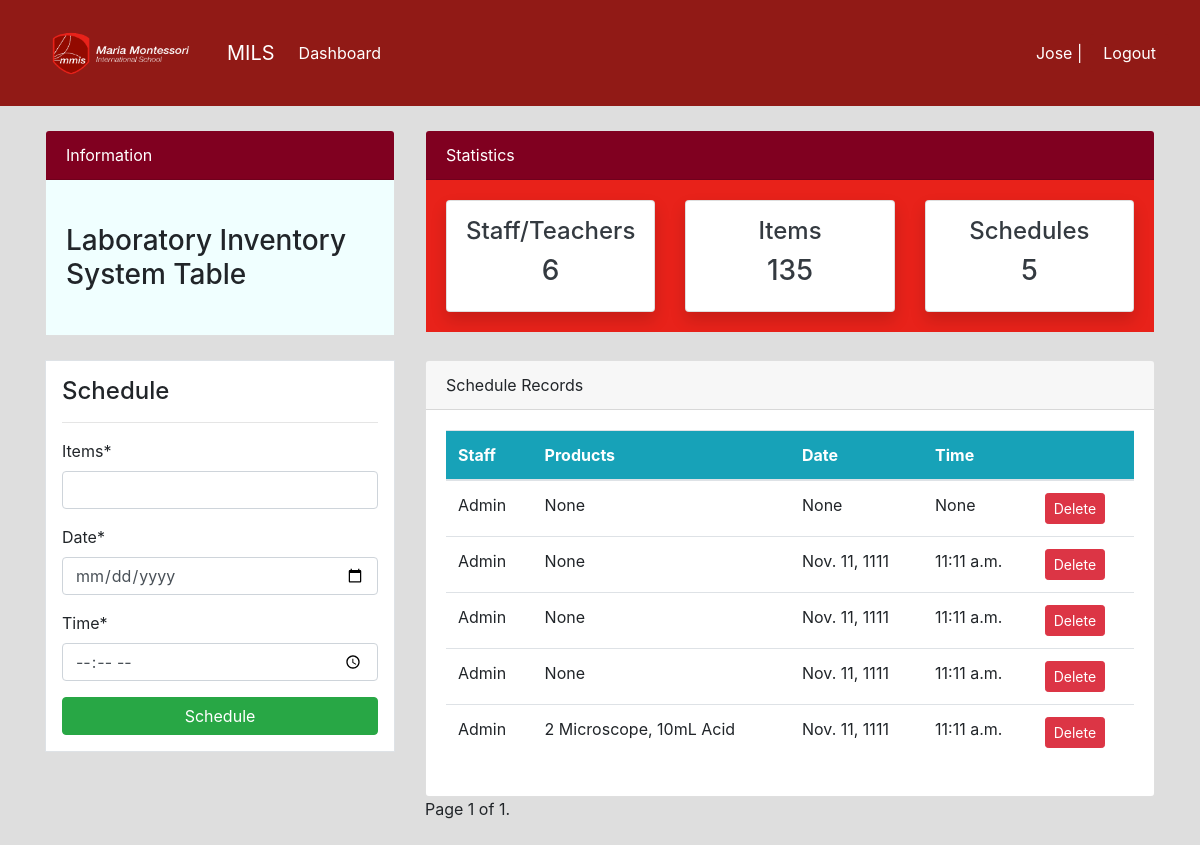
Screenshot of /order/ (signed in) with the database file from the repository.
### dashboard/models.py (models this page shows, shortened)
class Orders(models.Model):
    products = models.CharField(max_length=100, null=True)
    items = models.CharField(max_length=100, null=True)
    staff = models.ForeignKey(User, models.CASCADE, null=True)
    date = models.DateField(null=True)
    time = models.TimeField(null=True)
    class Meta:
        verbose_name_plural = 'Order'

### dashboard/views.py (the view)
# urls.py: path('order/', views.order, name='dashboard-order'),
@login_required
def order(request):
    current = date.today
    orders = Orders.objects.order_by('date', 'time')
    orders_count = orders.count()
    workers_count = User.objects.all().count()
    items_count = Product.objects.all().count()
    paginator = Paginator(orders, 6)
    page_number = request.GET.get('page')
    orders = paginator.get_page(page_number)
    if request.method=='POST':
        form = OrderForm(request.POST)
        if form.is_valid():
            instance = form.save(commit=False)
            instance.staff = request.user
            instance.save()
            messages.success(request, f'Schedule has been added')
            return redirect('dashboard-order')
    else:
        form = OrderForm()
    context={
        'orders':orders,
        'form':form,
        'orders_count':orders_count,
        'workers_count':workers_count,
        'items_count':items_count,
        'curennt':current,
    }
    return render(request, 'dashboard/order.html', context)

### dashboard/forms.py
class OrderForm(forms.ModelForm):
    class Meta:
        model = Orders
        fields = ['items', 'date', 'time']
        widgets = {
            'date':forms.widgets.DateInput(attrs={'type':'date'}),
            'time':forms.widgets.TimeInput(attrs={'type':'time'}),
        }

### templates/dashboard/order.html (shortened to what this page needs)
{% extends 'partials/base.html' %}
{% load crispy_forms_filters %}
{% load crispy_forms_tags %}
{% block content %}
{% include 'partials/topnav.html' %}
<div class="container">
    <div class="row my-4">
        <div class="col-md-4">
            <div class="border bg-white p-3">
                <h4>Schedule</h4>
                <hr>
                <form method="POST">
                    {{ form|crispy }}
                    <input class="btn btn-success btn-block" type="submit" value="Schedule">
                </form>
            </div>
        </div>
        <div class="col-md-8">
            <div class="card">
                <div class="card-header">
                    Schedule Records
                </div>
                <div class="card-body">
                    <table class="table bg-white">
                        <thead class="bg-info text-white">
                            <tr>
                                <th scope="col">Staff</th>
                                <th scope="col">Products</th>
                                <th scope="col">Date</th>
                                <th scope="col">Time</th>
                                <th scope="col"> </th>
                            </tr>
                        </thead>
                        <tbody>
                            {% for orders in orders %}
                            <tr>
                                <td>{{ orders.staff }}</td>
                                <td>{{ orders.items }}</td>
                                <td>{{ orders.date }}</td>
                                <td>{{ orders.time }}</td>
                                <td>
                                    <a class="btn btn-danger btn-sm" href="{% url 'dashboard-order-delete' orders.id %}">Delete</a>
                                </td>
                            </tr>
                            {% endfor %}
                        </tbody>
                    </table>
                </div>
            </div>
            <div class="pagination">
                <span class="step-links">
                    <span class="current">
                        Page {{ orders.number }} of {{ orders.paginator.num_pages }}.
                    </span>
                </span>
            </div>
        </div>
    </div>
{% endblock %}

### templates/partials/nav.html (shortened to what this page needs)
{% load static %}
<nav class="navbar navbar-expand-lg" style = "background-color:#911A16;">
    <div class="container-fluid">
        <a class = "navbar-brand" href="https://www.mmis.edu.ph"><img src = "{% static 'MMISBG.png' %}" width = "180" height="80"> </a>
        <a class="navbar-brand text-white d-inline-block align-top" href="{% url 'dashboard-index' %}">MILS</a>
        {% if user.is_authenticated %}
        <div class="collapse navbar-collapse" id="navbarSupportedContent">
                <ul class="navbar-nav mr-auto">
                    <li class="nav-item active">
                        <a class="nav-link text-white" href="{% url 'dashboard-index' %}">Dashboard </a>
                    </li>
                </ul>
                <ul class="navbar-nav ml-auto">
                    <li class="nav-item active">
                        <a class="nav-link text-white" href="{% url 'user-profile' %}"> {{user.username}} | </a>
                    </li>
                    <form method="post" action="{% url 'user-logout' %}" class="form-inline my-2 my-lg-0">
                        <button class="btn btn-" type="submit" style="background-color:#911A16; color:#FFFFFF;" >Logout</button>
                      </form>
                </ul>
            {% endif %}
        </div>
    </div>
</nav>

### static/style.css (style rules this page uses)
body { background: rgb(230, 227, 227); margin: 0px; }

### rows the page displays
Orders: staff "Admin", items "None", date "None", time "None"
Orders: staff "Admin", items "None", date "Nov. 11, 1111", time "11:11 a.m."
Orders: staff "Admin", items "None", date "Nov. 11, 1111", time "11:11 a.m."
Orders: staff "Admin", items "None", date "Nov. 11, 1111", time "11:11 a.m."
Orders: staff "Admin", items "2 Microscope, 10mL Acid", date "Nov. 11, 1111", time "11:11 a.m."

### other values shown
{{ user.username }} "Jose"
{{ workers_count }} "6"
{{ items_count }} "135"
{{ orders_count }} "5"
{{ orders.number }} "1"
{{ orders.paginator.num_pages }} "1"
